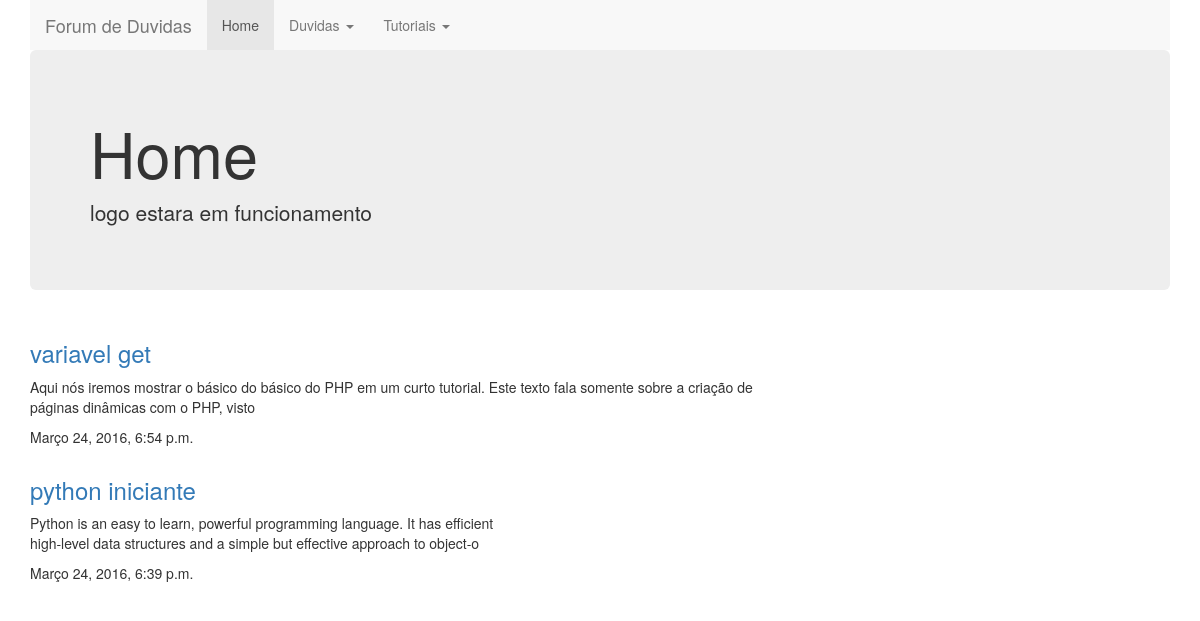
The page / on the database its author committed.
### blog/models.py (models this page shows, shortened)
class Tutorial(models.Model):
	id = models.AutoField(primary_key=True)
	titulo= models.CharField(max_length=300)
	texto= models.TextField()
	criado= models.DateTimeField()
	categoria= models.ForeignKey(Categoria)

### blog/views.py (the view)
# urls.py: url(r'^$', views.index),
def index(request):
	cate=Categoria.objects.all()
	post=Tutorial.objects.all().order_by('id').reverse()
	return render(request, 'base.html', {'cate':cate, 'post':post})

### blog/templates/base.html (shortened to what this page needs)
{% load bootstrap3 %}
{% bootstrap_css %}
<!DOCTYPE html>
<html>
<head>
</head>
<body>
	{% block bootstrp3_content %}
	<div class="container">
		<nav class="nav navbar-default">
			<div class="navbar-header">
				<a class="navbar-brand" href="{% url 'blog.views.index' %}">Forum de Duvidas</a>
			</div>
			<div id="navbar" class="navbar-collapse collapse">
				<ul class="nav navbar-nav">
					<li class="active"><a href="{% url 'blog.views.index' %}">Home</a></li>
					<li class="dropdown">
						<a class="dropdown-toggle" data-toggle="dropdown" href="#">Duvidas <span class="caret"></span>
						</a>
					</li>
					<li class="dropdown">
						<a class="dropdown-toggle" data-toggle="dropdown" href="#">Tutoriais <span class="caret"></span>
						</a>
					</li>
				</ul>
			</div>
		</nav>
		<div class="jumbotron">
			<h1>{% block title %}Home{% endblock %}</h1>
			<p>{% block info %}logo estara em funcionamento{% endblock %}</p>
		</div>
		{% block post %}
		{% for i in post %}
			<div class="row">
					<div class="col-sm-8">
						<h3><a href="{% url 'blog.views.detalhe' id=i.id %}">{{ i.titulo }}</a></h3>
						<p>{{ i.texto|slice:":150" }}</p>
						<p>{{ i.criado }}</p>
						{% empty %}
						<p>Sem postagens no momento</p>
					</div>
			</div>
		{% endfor %}
		{% endblock %}
 		</div>
	{% endblock %}
</body>
</html>

### rows shown on the page
Tutorial: titulo "variavel get", texto "Aqui nós iremos mostrar o básico do básico do PHP em um curto tutorial. Este texto fala somente sobre a criação de páginas dinâmicas com o PHP, visto", criado "Março 24, 2016, 6:54 p.m."
Tutorial: titulo "python iniciante", texto "Python is an easy to learn, powerful programming language. It has efficient high-level data structures and a simple but effective approach to object-o", criado "Março 24, 2016, 6:39 p.m."
